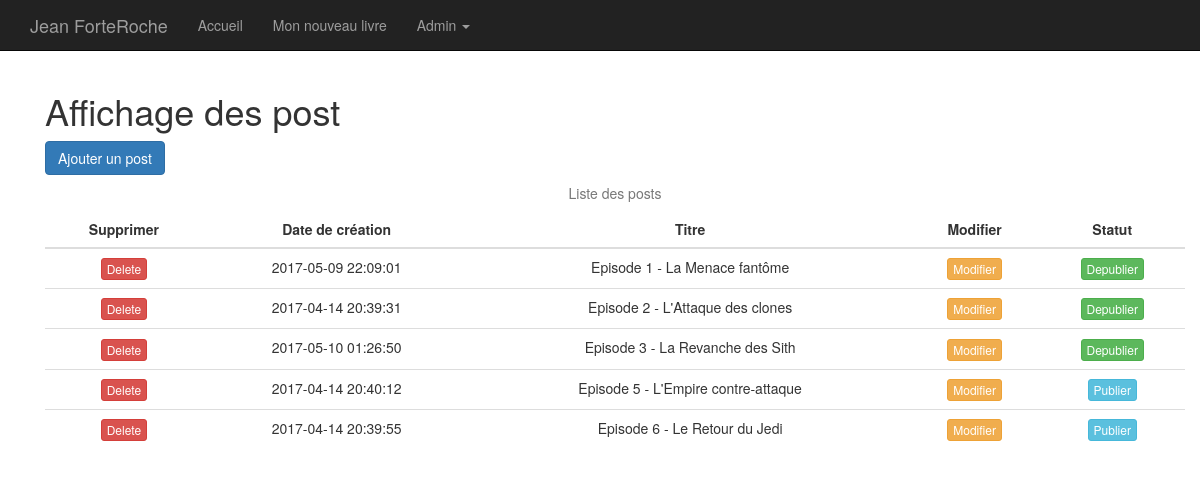
/myphone/admin/posts (signed in), run on the app's committed database.
### tables this page shows
CREATE TABLE `t_billet` (
  `BIL_ID` int(11) NOT NULL AUTO_INCREMENT,
  `BIL_DATE` datetime NOT NULL,
  `BIL_TITRE` varchar(100) NOT NULL,
  `BIL_CONTENU` text NOT NULL,
  `BIL_STATUS` int(11) NOT NULL DEFAULT '0',
  PRIMARY KEY (`BIL_ID`)
);

### Core/Lib/Controller.php (called while the page is built, shortened)
<?php
class Controller
{
    protected function render($repository, $view, $variables = []){
        $dossier = ucfirst($repository);
        $fichier = ucfirst($view);
        extract($variables);
        require (ROOT . '/Web/' . $dossier . '/View/View' . $fichier . '.php');
    }
}

### Web/Admin/Controller/ControllerPost.php (called while the page is built, shortened)
<?php
class ControllerPost extends ControllerAdmin
{
    private $model;
    public function __construct()
    {
        $this->model = new ModelPosts();
    }
    public function viewPostsAdmin()
    {
        $titre = "Affichage des post";
        $posts = $this->model->getAllPosts();
        $this->render('admin', 'posts', compact('titre','posts'));
    }
}

### Core/Lib/App.php (called while the page is built, shortened)
<?php
class App {
    private $router;
    private $requestFactory;
    public function __construct(array $config)
    {
        $this->router = new Router($config);
        $this->requestFactory = new RequestFactory();
    }
    public function run()
    {
            $request = $this->requestFactory->buildRequest(array_key_exists('url',$_GET) ? $_GET['url'] : '');
            $route = $this->router->findRoute($request->getUrl());
            try
            {
                $controller = $route->getController();
                $action = $route->getAction();
                $controller->$action();
            }
            catch(NotFoundException $e)
            {
                $e->getError404();
            }
            catch (\Exception $e)
            {
                $error = new NotFoundException();
                $error->getError500();
            }
    }
}

### index.php (called while the page is built, shortened)
<?php
$config = [];
$app = new \Core\Lib\App($config);
$app->run();

### Core/Lib/Connexion.php (called while the page is built, shortened)
<?php
class Connexion
{
    private $PDOInstance = null;
    static $instance = null;
    public function __construct()
    {
            $this->PDOInstance = new \PDO('mysql:dbname='.self::DBNAME.';charset=utf8;host='.self::HOST,self::USER ,self::PASS,array(
                \PDO::MYSQL_ATTR_INIT_COMMAND => "SET NAMES 'utf8'",
                \PDO::ATTR_ERRMODE => \PDO::ERRMODE_EXCEPTION,
                \PDO::ATTR_DEFAULT_FETCH_MODE => \PDO::FETCH_OBJ,
            ));
    }
    public static function getInstance()
    {
        if(is_null(self::$instance))
        {
            self::$instance = new Connexion();
        }
        return self::$instance;
    }
    public function getQuery($query)
    {
        return $this->PDOInstance->query($query);
    }
}

### Core/Lib/DatabaseRepository.php (called while the page is built, shortened)
<?php
class DatabaseRepository
{
    function __construct()
    {
        $this->db = Connexion::getInstance();
    }
}

### Web/Blog/Model/ModelPosts.php (called while the page is built, shortened)
<?php
class ModelPosts extends DatabaseRepository implements PostsGateway
{
    public function getAllPosts()
    {
        return $this->db->getQuery('SELECT * from t_billet ORDER BY BIL_ID ASC')->fetchAll(\PDO::FETCH_OBJ);
    }
}

### Web/Admin/View/ViewPosts.php (the view, shortened to what this page needs)
<div class="container">
    <div class="row">
        <div class="col-xs-12 col-md-12">
            <H1><?= $titre ?></H1>
        </div>
        <div class="col-xs-12 col-md-12">
            <button type="button" id="adminBtnNewPost" class="btn btn-primary btn">
                <i class="icon icon-sign-out icon-lg"></i> Ajouter un post</button>
        </div>
    </div>
    <div class="row">
        <div class="col-xs-12 col-md-12">
            <table class="table table-hover" >
                <caption class="text-center">Liste des posts</caption>
                <thead >
                <tr>
                    <th class="text-center">Supprimer</th>
                    <th class="text-center">Date de création</th>
                    <th class="text-center">Titre</th>
                    <th class="text-center">Modifier</th>
                    <th class="text-center">Statut</th>
                </tr>
                </thead>
                <tbody>
                <?php foreach ($posts as $post): ?>
                    <tr class="text-center">
                        <td>
                            <form action="admin/posts/deletepost" method="post">
                                <button type="submit" name="deletepost" value="<?= $post->BIL_ID ?>" class="btn btn-danger btn-xs" >Delete</button>
                            </form>
                        </td>
                        <td><?= $post->BIL_DATE ?></td>
                        <td><?= $post->BIL_TITRE ?></td>
                        <td><button type="button" data-toggle="modal" data-target="#modifierModal" id="modifier<?= $post->BIL_ID ?>" name="modifier" value="<?= $post->BIL_ID ?>" class="btn btn-warning btn-xs"> Modifier</button></td>
                        <td><button type="button" id="<?= $post->BIL_ID ?>" name="publication" value="<?= $post->BIL_STATUS ?>" class="btn btn-<?= $post->BIL_STATUS == 0 ? "info" : "success" ?> btn-xs"> <?= $post->BIL_STATUS == 0 ? "Publier" : "Depublier" ?></button></td>
                    </tr>
                <?php endforeach; ?>
                </tbody>
            </table>
        </div>
    </div>
</div>

### Core/Assets/css/styles.css (style rules this page uses)
body { padding-top: 70px; }

### data on the page
t_billet: $post->BIL_ID 6 (drawn), BIL_DATE "2017-05-09 22:09:01", BIL_TITRE "Episode 1 - La Menace fantôme", $post->BIL_STATUS 1 (drawn), BIL_STATUS "Depublier"
t_billet: $post->BIL_ID 7 (drawn), BIL_DATE "2017-04-14 20:39:31", BIL_TITRE "Episode 2 - L'Attaque des clones", $post->BIL_STATUS 1 (drawn), BIL_STATUS "Depublier"
t_billet: $post->BIL_ID 8 (drawn), BIL_DATE "2017-05-10 01:26:50", BIL_TITRE "Episode 3 - La Revanche des Sith", $post->BIL_STATUS 1 (drawn), BIL_STATUS "Depublier"
t_billet: $post->BIL_ID 9 (drawn), BIL_DATE "2017-04-14 20:40:12", BIL_TITRE "Episode 5 - L'Empire contre-attaque", $post->BIL_STATUS 0 (drawn), BIL_STATUS "Publier"
t_billet: $post->BIL_ID 10 (drawn), BIL_DATE "2017-04-14 20:39:55", BIL_TITRE "Episode 6 - Le Retour du Jedi", $post->BIL_STATUS 0 (drawn), BIL_STATUS "Publier"

### other printed values
$titre "Affichage des post"
